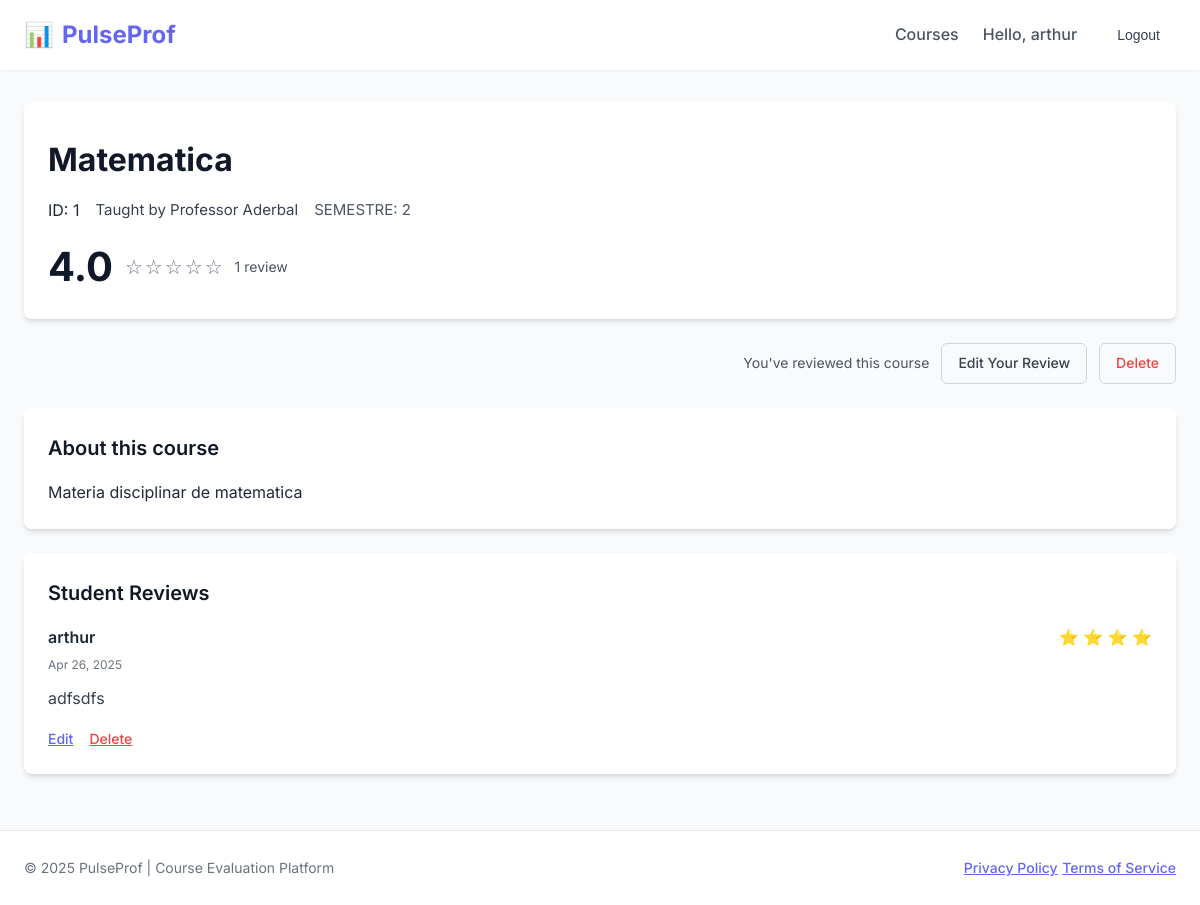
Page /courses/1/ (signed in) on the committed database.
### avaliacoes/models.py (models this page shows, shortened)
class Course(models.Model):
    title = models.CharField(max_length=100)
    code = models.CharField(max_length=20, unique=True)
    instructor = models.CharField(max_length=100)
    semester = models.CharField(max_length=20, blank=True)
    description = models.TextField(blank=True)
    def average_rating(self):
        return self.review_set.aggregate(Avg('rating'))['rating__avg'] or 0
    def total_reviews(self):
        return self.review_set.count()

class Review(models.Model):
    RATING_CHOICES = [
        (1, '⭐'),
        (2, '⭐⭐'),
        (3, '⭐⭐⭐'),
        (4, '⭐⭐⭐⭐'),
        (5, '⭐⭐⭐⭐⭐'),
    ]
    course = models.ForeignKey(Course, on_delete=models.CASCADE)
    student = models.ForeignKey(User, on_delete=models.CASCADE)
    rating = models.IntegerField(choices=RATING_CHOICES)
    feedback = models.TextField(blank=True)
    anonymous = models.BooleanField(default=False)
    date_submitted = models.DateTimeField(auto_now_add=True)
    class Meta:
        unique_together = ('course', 'student')
        ordering = ['-date_submitted']

### avaliacoes/views.py (the view)
# urls.py: path('courses/<int:course_id>/', views.course_detail, name='course_detail'),
def course_detail(request, course_id):
    course = get_object_or_404(Course, id=course_id)
    reviews = course.review_set.all()
    user_review = None
    can_review = False
    if request.user.is_authenticated:
        user_review = reviews.filter(student=request.user).first()
        can_review = user_review is None
    context = {
        'course': course,
        'reviews': reviews,
        'user_review': user_review,
        'can_review': can_review,
        'page_title': course.title
    }
    return render(request, 'course_detail.html', context)

### avaliacoes/templates/course_detail.html (shortened to what this page needs)
{% extends 'base.html' %}
{% block content %}
<div class="course-header-container">
    <div class="course-header-content">
        <h1 class="course-detail-title">{{ course.title }}</h1>
        <div class="course-detail-meta">
            <div class="course-code">ID: {{ course.code }}</div>
            <div class="course-instructor">Taught by {{ course.instructor }}</div>
            {% if course.semester %}<div class="course-semester">SEMESTRE: {{ course.semester }}</div>{% endif %}
        </div>
        <div class="course-ratings">
            <div class="rating-summary">
                <div class="rating-average">
                    {{ course.average_rating|floatformat:1 }}
                </div>
                <div class="stars">
                    {% for i in "12345" %}
                        {% if forloop.counter <= course.average_rating|floatformat:"0" %}
                            <span>⭐</span>
                        {% else %}
                            <span class="text-muted">☆</span>
                        {% endif %}
                    {% endfor %}
                </div>
                <div class="rating-count">{{ course.total_reviews }} review{{ course.total_reviews|pluralize }}</div>
            </div>
        </div>
    </div>
</div>
<div class="course-actions">
    {% if can_review %}
        <a href="{% url 'submit_review' course.id %}" class="btn btn-primary">Write a Review</a>
    {% elif user_review %}
        <div class="user-review-actions">
            <span class="your-review-badge">You've reviewed this course</span>
            <a href="{% url 'edit_review' course.id %}" class="btn btn-outline">Edit Your Review</a>
            <a href="{% url 'delete_review' course.id %}" class="btn btn-outline btn-danger-text">Delete</a>
        </div>
    {% elif not user.is_authenticated %}
        <a href="{% url 'login' %}" class="btn btn-primary">Login to Write a Review</a>
    {% endif %}
</div>
{% if course.description %}
<div class="card">
    <div class="card-header">
        <h2 class="card-title">About this course</h2>
    </div>
    <p>{{ course.description }}</p>
</div>
{% endif %}
<div class="card">
    <div class="card-header">
        <h2 class="card-title">Student Reviews</h2>
    </div>
    {% if reviews %}
        <div class="reviews-list">
            {% for review in reviews %}
                <div class="review-item">
                    <div class="review-header">
                        <div class="reviewer-info">
                            {% if review.anonymous %}
                                <div class="anonymous-badge">Anonymous Student</div>
                            {% else %}
                                <div class="reviewer-name">{{ review.student.username }}</div>
                            {% endif %}
                            <div class="review-date">{{ review.date_submitted|date:"M d, Y" }}</div>
                        </div>
                        <div class="review-rating">
                            {% for i in "12345" %}
                                {% if forloop.counter <= review.rating %}
                                    <span class="star">⭐</span>
                                {% endif %}
                            {% endfor %}
                        </div>
                    </div>
                    {% if review.feedback %}
                    <div class="review-content">
                        {{ review.feedback }}
                    </div>
                    {% endif %}
                    {% if review.student == user %}
                    <div class="review-actions">
                        <a href="{% url 'edit_review' course.id %}" class="btn btn-link">Edit</a>
                        <a href="{% url 'delete_review' course.id %}" class="btn btn-link btn-danger-text">Delete</a>
                    </div>
                    {% endif %}
                </div>
            {% endfor %}
        </div>
    {% endif %}
</div>
{% endblock %}

### avaliacoes/templates/base.html (shortened to what this page needs)
<!DOCTYPE html>
<html lang="en">
<head>
</head>
<body>
    <header>
        <div class="container">
            <nav class="navbar">
                <a href="{% url 'course_list' %}" class="logo">
                    <span class="logo-icon">📊</span> PulseProf
                </a>
                <div class="nav-links">
                    <a href="{% url 'course_list' %}" class="nav-link">Courses</a>
                    {% if user.is_authenticated %}
    <span class="nav-link">Hello, {{ user.username }}</span>
    <form method="post" action="{% url 'logout' %}" style="display: inline;">
        <button type="submit" class="btn btn-outline" style="border: none; background: none; cursor: pointer;">Logout</button>
    </form>
{% else %}
    <a href="{% url 'login' %}" class="btn btn-outline">Login</a>
    <a href="{% url 'register' %}" class="btn btn-primary">Sign Up</a>
{% endif %}
                </div>
            </nav>
        </div>
    </header>
    <main>
        <div class="container">
            {% block content %}{% endblock %}
        </div>
    </main>
    <footer>
        <div class="container">
            <div class="footer-content">
                <div class="footer-text">
                    &copy; {% now "Y" %} PulseProf | Course Evaluation Platform
                </div>
                <div>
                    <a href="#" class="btn btn-link">Privacy Policy</a>
                    <a href="#" class="btn btn-link">Terms of Service</a>
                </div>
            </div>
        </div>
    </footer>
</body>
</html>

### avaliacoes/templates/base.html (style rules this page uses)
:root { --primary: #6366f1; --primary-dark: #4f46e5; --primary-light: #a5b4fc; --secondary: #ec4899; --success: #10b981; --danger: #ef4444; --warning: #f59e0b; --gray-50: #f9fafb; --gray-100: #f3f4f6; --gray-200: #e5e7eb; --gray-300: #d1d5db; --gray-400: #9ca3af; --gray-500: #6b7280; --gray-600: #4b5563; --gray-700: #374151; --gray-800: #1f2937; --gray-900: #111827; --radius-sm: 0.25rem; --radius-md: 0.375rem; --radius-lg: 0.5rem; --shadow-sm: 0 1px 2px 0 rgb(0 0 0 / 0.05); --shadow-md: 0 4px 6px -1px rgb(0 0 0 / 0.1), 0 2px 4px -2px rgb(0 0 0 / 0.1); --shadow-lg: 0 10px 15px -3px rgb(0 0 0 / 0.1), 0 4px 6px -4px rgb(0 0 0 / 0.1); }
* { margin: 0; padding: 0; box-sizing: border-box; }
body { font-family: 'Inter', sans-serif; color: var(--gray-800); background-color: var(--gray-50); line-height: 1.6; }
header { background-color: white; box-shadow: var(--shadow-sm); padding: 1rem 0; position: sticky; top: 0; z-index: 10; }
.container { width: 100%; max-width: 1200px; margin: 0 auto; padding: 0 1.5rem; }
.navbar { display: flex; justify-content: space-between; align-items: center; }
.logo { font-size: 1.5rem; font-weight: 700; color: var(--primary); text-decoration: none; display: flex; align-items: center; gap: 0.5rem; }
.logo-icon { font-size: 1.5rem; }
.nav-links { display: flex; gap: 1.5rem; align-items: center; }
.nav-link { color: var(--gray-600); text-decoration: none; font-weight: 500; transition: color 0.2s ease; }
.btn { display: inline-flex; align-items: center; justify-content: center; padding: 0.5rem 1rem; border-radius: var(--radius-md); font-weight: 500; text-decoration: none; cursor: pointer; transition: all 0.2s ease; border: none; font-size: 0.875rem; }
.btn-outline { background-color: transparent; border: 1px solid var(--gray-300); color: var(--gray-700); }
.btn-link { background: none; padding: 0; color: var(--primary); text-decoration: underline; }
main { padding: 2rem 0; min-height: calc(100vh - 160px); }
.card { background-color: white; border-radius: var(--radius-lg); box-shadow: var(--shadow-md); padding: 1.5rem; margin-bottom: 1.5rem; }
.card-header { display: flex; justify-content: space-between; align-items: center; margin-bottom: 1rem; }
.card-title { font-size: 1.25rem; font-weight: 600; color: var(--gray-900); }
.stars { display: flex; align-items: center; gap: 0.125rem; color: var(--warning); }
footer { background-color: white; padding: 1.5rem 0; border-top: 1px solid var(--gray-200); }
.footer-content { display: flex; justify-content: space-between; align-items: center; }
.footer-text { color: var(--gray-500); font-size: 0.875rem; }
.text-muted { color: var(--gray-500); }

### avaliacoes/templates/course_detail.html (style rules this page uses)
.course-header-container { background-color: white; border-radius: var(--radius-lg); box-shadow: var(--shadow-md); margin-bottom: 1.5rem; overflow: hidden; }
.course-header-content { padding: 2rem 1.5rem; }
.course-detail-title { font-size: 2rem; font-weight: 700; color: var(--gray-900); margin-bottom: 0.75rem; }
.course-detail-meta { display: flex; flex-wrap: wrap; gap: 1rem; margin-bottom: 1.5rem; }
.course-instructor { color: var(--gray-700); font-size: 0.9375rem; }
.course-semester { color: var(--gray-600); font-size: 0.9375rem; }
.course-ratings { display: flex; align-items: center; gap: 2rem; }
.rating-summary { display: flex; align-items: center; gap: 0.75rem; }
.rating-average { font-size: 2.5rem; font-weight: 700; color: var(--gray-900); line-height: 1; }
.stars { font-size: 1.25rem; }
.rating-count { color: var(--gray-600); font-size: 0.875rem; }
.course-actions { display: flex; justify-content: flex-end; margin-bottom: 1.5rem; }
.user-review-actions { display: flex; align-items: center; gap: 0.75rem; }
.your-review-badge { font-size: 0.875rem; color: var(--gray-600); }
.btn-danger-text { color: var(--danger); }
.reviews-list { display: flex; flex-direction: column; gap: 1.5rem; }
.review-item { padding-bottom: 1.5rem; border-bottom: 1px solid var(--gray-200); }
.review-item:last-child { border-bottom: none; padding-bottom: 0; }
.review-header { display: flex; justify-content: space-between; margin-bottom: 0.75rem; }
.reviewer-info { display: flex; flex-direction: column; gap: 0.25rem; }
.reviewer-name { font-weight: 600; color: var(--gray-800); }
.review-date { font-size: 0.75rem; color: var(--gray-500); }
.review-rating { font-size: 1rem; }
.review-content { color: var(--gray-700); line-height: 1.6; margin-bottom: 1rem; }
.review-actions { display: flex; gap: 1rem; }

### rows in the picture
Course: title "Matematica", code "1", instructor "Professor Aderbal", semester "2", average_rating "4.0", total_reviews "1", description "Materia disciplinar de matematica"
Review: student.username "arthur", date_submitted "Apr 26, 2025", rating 4 (drawn), feedback "adfsdfs", shows "Edit"

### other values in the picture
{{ user.username }} "arthur"
